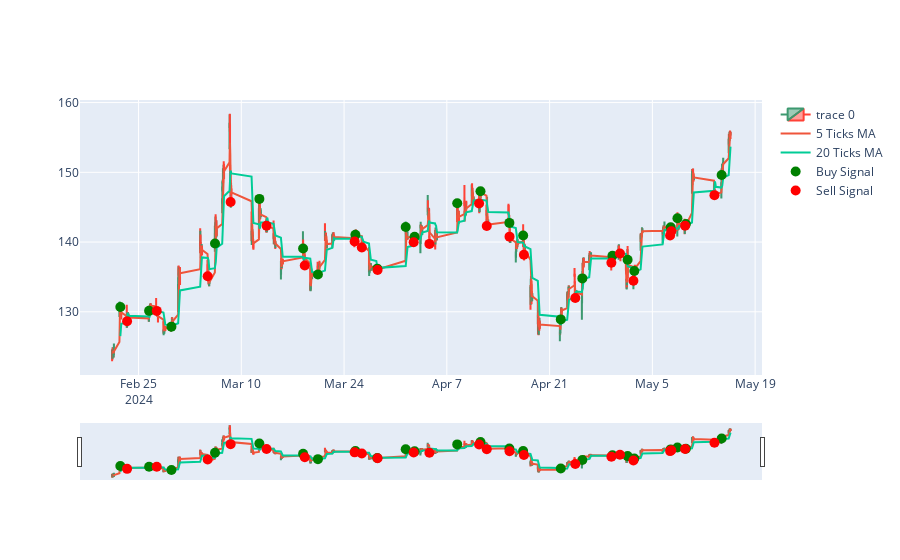

Source (notebook cell):
### Code cell
# calculate profit and loss

tsm_data['buy_price'] = np.where(tsm_data['signal'] == 1, tsm_data['Close'], np.nan)
tsm_data['sell_price'] = np.where(tsm_data['signal'] == -1, tsm_data['Close'], np.nan)

tsm_data['buy_price'] = tsm_data['buy_price'].ffill()
tsm_data['sell_price'] = tsm_data['sell_price'].ffill()

tsm_data['PnL'] = tsm_data['sell_price'] - tsm_data['buy_price']

print(tsm_data['PnL'].sum())

# plot the profit and loss

fig = go.Figure(data=[go.Candlestick(x=tsm_data.index,
                open=tsm_data['Open'],
                high=tsm_data['High'],
                low=tsm_data['Low'],
                close=tsm_data['Close'])])

fig.add_trace(go.Scatter(x=tsm_data.index, y=tsm_data['Close'].rolling(window=5).mean(), name='5 Ticks MA'))
fig.add_trace(go.Scatter(x=tsm_data.index, y=tsm_data['Close'].rolling(window=20).mean(), name='20 Ticks MA'))

buy_signals = tsm_data[tsm_data['signal'] == 1]
sell_signals = tsm_data[tsm_data['signal'] == -1]

fig.add_trace(go.Scatter(x=buy_signals.index, y=buy_signals['Close'], mode='markers', marker=dict(color='green', size=10), name='Buy Signal'))
fig.add_trace(go.Scatter(x=sell_signals.index, y=sell_signals['Close'], mode='markers', marker=dict(color='red', size=10), name='Sell Signal'))

fig.show()

### Figure 1 — Plotly figure (JSON) as saved in the notebook; plotly's stock layout.template omitted (floating-point values rounded to 4 significant figures; data arrays with more than 128 entries replaced by an {"elided": "..."} marker saying what was removed)
{"data": [{"close": {"elided": "780 float values"}, "high": {"elided": "780 float values"}, "low": {"elided": "780 float values"}, "open": {"elided": "780 float values"}, "type": "candlestick", "x": {"elided": "780 str values"}}, {"name": "5 Ticks MA", "type": "scatter", "x": {"elided": "780 str values"}, "y": {"elided": "780 float values"}}, {"name": "20 Ticks MA", "type": "scatter", "x": {"elided": "780 str values"}, "y": {"elided": "780 float values"}}, {"marker": {"color": "green", "size": 10}, "mode": "markers", "name": "Buy Signal", "type": "scatter", "x": ["2024-02-22T12:30:00-05:00", "2024-02-26T10:30:00-05:00", "2024-02-29T11:30:00-05:00", "2024-03-06T10:00:00-05:00", "2024-03-12T11:00:00-04:00", "2024-03-18T10:00:00-04:00", "2024-03-20T10:30:00-04:00", "2024-03-25T13:00:00-04:00", "2024-03-28T12:30:00-04:00", "2024-04-01T09:30:00-04:00", "2024-04-02T14:30:00-04:00", "2024-04-08T10:00:00-04:00", "2024-04-11T14:00:00-04:00", "2024-04-15T12:30:00-04:00", "2024-04-17T09:30:00-04:00", "2024-04-22T12:30:00-04:00", "2024-04-25T11:00:00-04:00", "2024-04-29T13:30:00-04:00", "2024-05-01T15:00:00-04:00", "2024-05-02T13:00:00-04:00", "2024-05-07T12:00:00-04:00", "2024-05-08T10:00:00-04:00", "2024-05-09T13:30:00-04:00", "2024-05-14T10:30:00-04:00"], "y": [130.7, 130.1, 127.9, 139.8, 146.2, 139.1, 135.4, 141.0, 136.2, 142.2, 140.8, 145.6, 147.3, 142.8, 140.9, 128.9, 134.8, 138.1, 137.5, 135.8, 142.1, 143.4, 142.6, 149.6]}, {"marker": {"color": "red", "size": 10}, "mode": "markers", "name": "Sell Signal", "type": "scatter", "x": ["2024-02-23T10:30:00-05:00", "2024-02-27T11:30:00-05:00", "2024-03-05T10:00:00-05:00", "2024-03-08T13:00:00-05:00", "2024-03-13T10:30:00-04:00", "2024-03-18T15:30:00-04:00", "2024-03-25T10:30:00-04:00", "2024-03-26T10:00:00-04:00", "2024-03-28T13:30:00-04:00", "2024-04-02T11:30:00-04:00", "2024-04-04T15:00:00-04:00", "2024-04-11T09:30:00-04:00", "2024-04-12T10:30:00-04:00", "2024-04-15T13:00:00-04:00", "2024-04-17T12:00:00-04:00", "2024-04-24T12:00:00-04:00", "2024-04-29T10:00:00-04:00", "2024-04-30T14:00:00-04:00", "2024-05-02T10:00:00-04:00", "2024-05-07T10:00:00-04:00", "2024-05-07T14:00:00-04:00", "2024-05-09T11:00:00-04:00", "2024-05-13T11:00:00-04:00"], "y": [128.6, 130.1, 135.1, 145.8, 142.3, 136.6, 140.1, 139.2, 136.0, 140.0, 139.7, 145.5, 142.3, 140.8, 138.2, 132.0, 137.0, 138.4, 134.4, 140.9, 141.6, 142.4, 146.7]}], "layout": {}}
